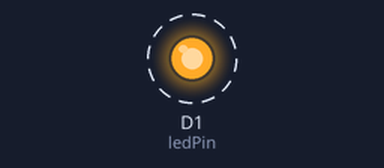
Bench run of a sketch on a simulated ESP8266 (NodeMCU). Shown: output pins drawn as LEDs (lit = HIGH). Dashed ring = blinking. WiFi joins after 1.5 s; servers stay silent unless stated; what the sketch prints to the serial monitor is not drawn.

Above: at 2.2 s.
Timing chart, 0 to 5.0 s (numbered marks = the images above):
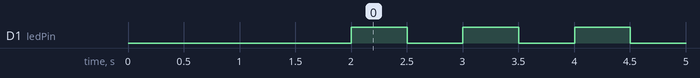

Measured:
- by itself, D1 (ledPin): alternates HIGH for 0.50 s and LOW for 0.50 s

The sketch:

ledlinkingnodemcu.ino
```cpp
#include <ESP8266WiFi.h>

// Replace these with your Wi-Fi network credentials
const char* ssid = "YourSSID";
const char* password = "YourPassword";

const int ledPin = D1; // GPIO 5
const int blinkInterval = 500; // Blink interval in milliseconds

void setup() {
  Serial.begin(115200);
  pinMode(ledPin, OUTPUT);
  digitalWrite(ledPin, LOW); // Ensure the LED is off initially

  Serial.println("Connecting to Wi-Fi...");

  WiFi.begin(ssid, password);

  while (WiFi.status() != WL_CONNECTED) {
    delay(1000);
    Serial.print(".");
  }

  Serial.println();
  Serial.print("Connected to ");
  Serial.println(ssid);
  Serial.print("IP address: ");
  Serial.println(WiFi.localIP());
}

void loop() {
  if (WiFi.status() == WL_CONNECTED) {
    digitalWrite(ledPin, HIGH); // Turn the LED on
    delay(blinkInterval);
    digitalWrite(ledPin, LOW); // Turn the LED off
    delay(blinkInterval);
  } else {
    digitalWrite(ledPin, LOW); // Ensure the LED is off if not connected
  }
}
```
